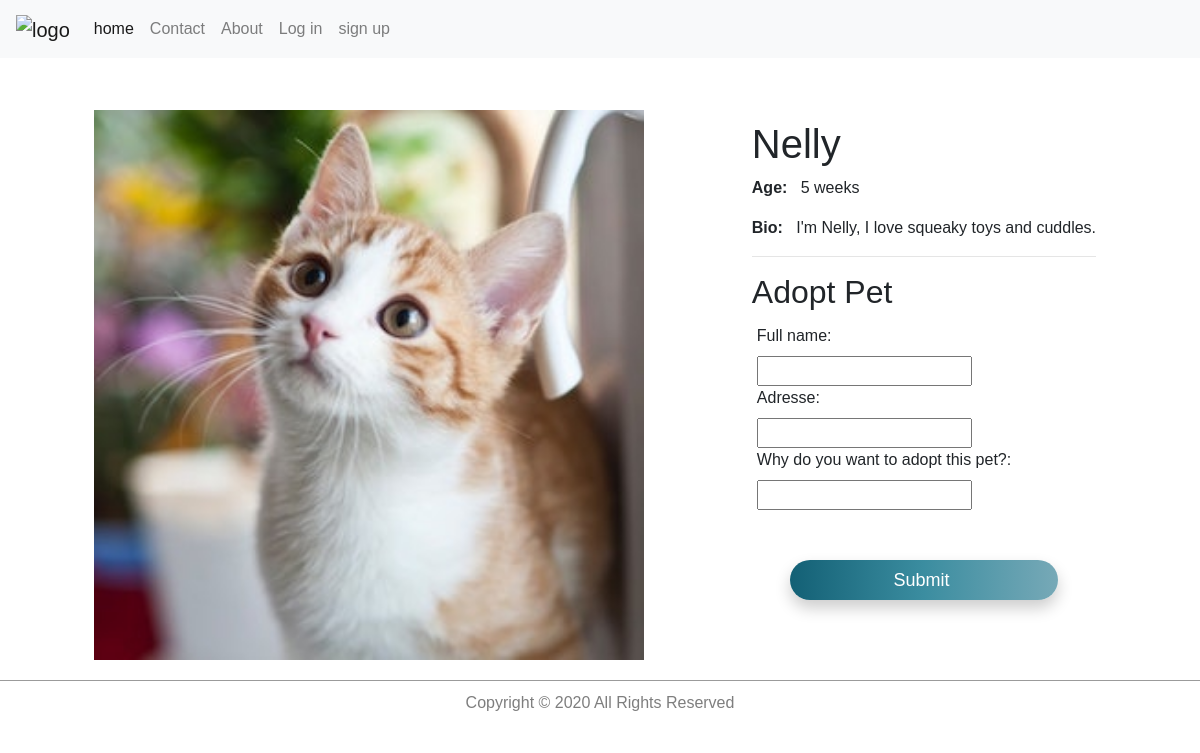
The page /details/1 on the database its author committed.
### models.py (models this page shows)
class Pet(db.Model):
    id   = db.Column(db.Integer, primary_key=True)
    name = db.Column(db.String, unique=True, nullable=False)
    age  = db.Column(db.String, nullable=False)
    bio  = db.Column(db.String, nullable=False)
    adopted  = db.Column(db.Boolean, nullable=False, default=False)
    adopted_by = db.Column(db.String, db.ForeignKey('user.id'),  default="None")

### app.py (the view)
@app.route("/details/<int:pet_ID>", methods=["GET", "POST"])
def pet_details(pet_ID):
    form = AdoptationForm()
    pet = Pet.query.get(pet_ID)
    if pet is not None:
        if form.validate_on_submit():
            return render_template("details.html", msg= "Successfully submited adoptation request")
    else:
           abort(404, description="No pet found with this ID")
    return render_template("details.html", form = form,  pet = pet, pet_ID=pet_ID)

### forms.py
class AdoptationForm(FlaskForm):
    Fullname = StringField('Full name', validators=[InputRequired(), my_length_check])
    Adresse = StringField('Adresse', validators=[InputRequired()])
    reasone = StringField('Why do you want to adopt this pet?', validators = [InputRequired()])
    submit = SubmitField('Submit ')

### templates/details.html (shortened to what this page needs)
{% extends "base_layout.html" %}
{% block content %}
{% if form %}
<div class="container">
  <div style="float:left; ">
    <img src= "{{url_for('static', filename = pet.id|string+".jpg")}}" height="550" ><br>
</div>
<div style="float:left; margin:10px;">
    <h1 class="title">{{ pet.name }}</h1>
    <p><b>Age: &nbsp;</b> {{pet.age}}</p>
    <p><b>Bio: &nbsp;</b> {{pet.bio}}</p>
    <hr>
    <h2> Adopt Pet </h2>
    <form action="{{url_for('pet_details', pet_ID = pet.id)}}" method="POST" style="padding:5px;">
        {{ form.Fullname.label }}: <br>
        {{ form.Fullname }}
        <br>
        {{ form.Adresse.label }}: <br>
        {{ form.Adresse }}
        <br>
        {{ form.reasone.label }}: <br>
        {{ form.reasone }}
        <br>
        <div class="container-login-form-btn ">
          {{ form.submit(class_=' login-form-btn') }}
        </div>
    </form>
</div>
</div>
{% endif %}
{% endblock %}

### static/style.css (style rules this page uses)
.container { display: flex; flex-flow: row wrap; justify-content: space-around; align-items: stretch; height: 100%; margin-top: 20px; margin-bottom: 20px }
* { box-sizing: border-box; }

### static/loginStyle.css (style rules this page uses)
* { box-sizing: border-box; }
.container-login-form-btn { margin-top: 50px; width: 100%; display: -webkit-box; display: -webkit-flex; display: flex; flex-wrap: wrap; justify-content: center; }
.login-form-btn { margin-top: auto; font-size: 18px; color: #fff; line-height: .2; text-transform: none; display: -webkit-box; border: none; box-shadow: 0 8px 16px 0 rgba(0, 0, 0, 0.2); display: -webkit-flex; display: flex; justify-content: center; align-items: center; padding: 0 25px; min-width: 80%; height: 40px; border-radius: 20px; background: -webkit-linear-gradient(left, #136075, #3b8da0, #77a9b7); background: linear-gradient(left, #136075, #3b8da0, #77a9b7); position: relative; z-index: 1; -webkit-transition: all 0.4s; transition: all 0.4s; }

### templates/base_layout.html (style rules this page uses)
body , html { font-family: Arial, Helvetica, sans-serif; margin:0; padding:0; }
html { position: relative; min-height: 100%; }
body { height: auto; padding-top: 90px; display: flex; flex-direction: column; justify-content: space-between; }

### rows shown on the page
Pet: name "Nelly", age "5 weeks", bio "I'm Nelly, I love squeaky toys and cuddles."
